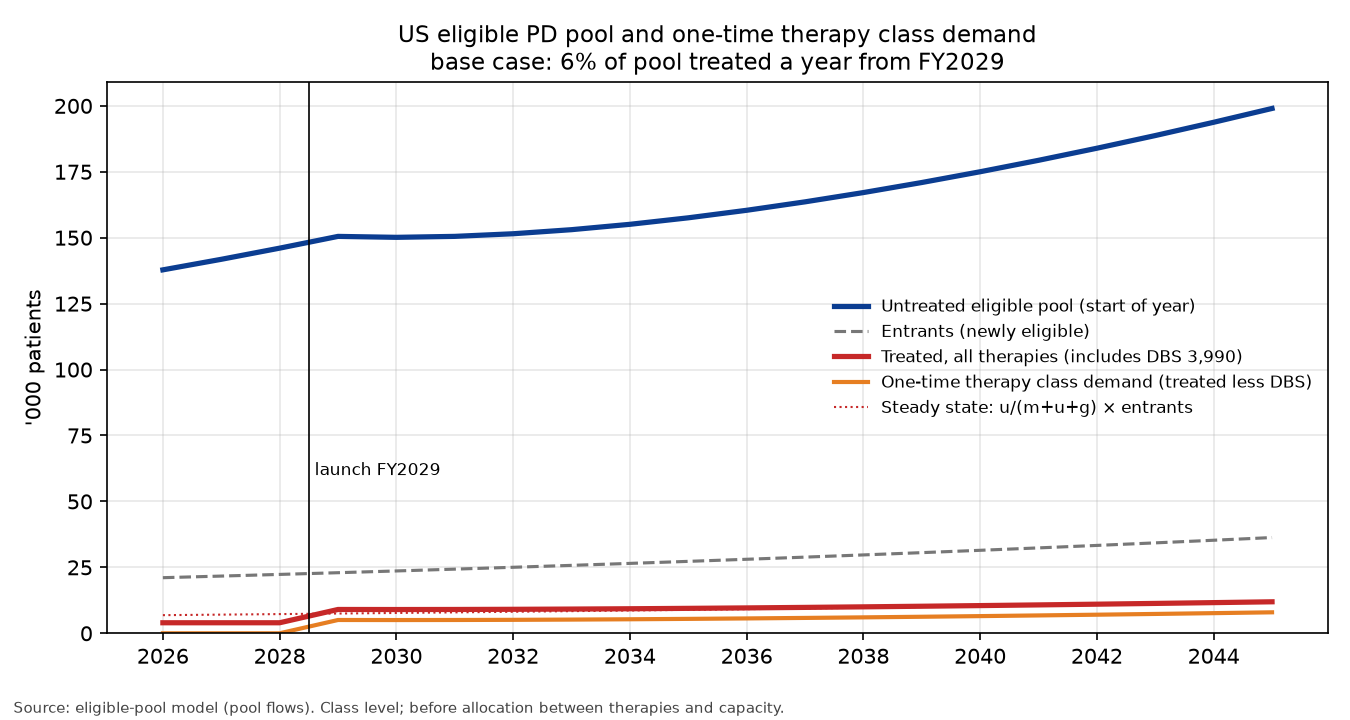

This figure's Python source:
import json, matplotlib; matplotlib.use('Agg'); import matplotlib.pyplot as plt
d=json.load(open('pd_simple3_model.json')); R=d['rows']; t=[r['t'] for r in R]
f,ax=plt.subplots(figsize=(9,4.8))
ax.plot(t,[r['S']/1e3 for r in R],lw=2.5,color='#0b3d91',label='Untreated eligible pool (start of year)')
ax.plot(t,[r['E']/1e3 for r in R],lw=1.5,ls='--',color='#777',label='Entrants (newly eligible)')
ax.plot(t,[r['T']/1e3 for r in R],lw=2.5,color='#c62828',label='Treated, all therapies (includes DBS 3,990)')
ax.plot(t,[max(r['T']-d['inputs']['DBS'],0)/1e3 for r in R],lw=2,color='#e67e22',label='One-time therapy class demand (treated less DBS)')
ax.plot(t,[d['chain']['Pss']*r['E']/1e3 for r in R],lw=1,ls=':',color='#c62828',label='Steady state: u/(m+u+g) × entrants')
ax.axvline(d['inputs']['LAU']-0.5,color='k',lw=0.8); ax.text(d['inputs']['LAU']-0.4,60,'launch FY2029',fontsize=8)
ax.set_ylabel("'000 patients"); ax.set_ylim(0); ax.grid(alpha=.3); ax.legend(frameon=False,fontsize=8,loc='center right')
ax.set_title('US eligible PD pool and one-time therapy class demand\nbase case: 6% of pool treated a year from FY2029',fontsize=11); ax.set_xticks(t[::2])
plt.figtext(0.01,0.01,'Source: eligible-pool model (pool flows). Class level; before allocation between therapies and capacity.',fontsize=7,color='#444')
plt.tight_layout(rect=(0,0.04,1,1)); plt.savefig('pd_simple3_chart.png',dpi=150)
